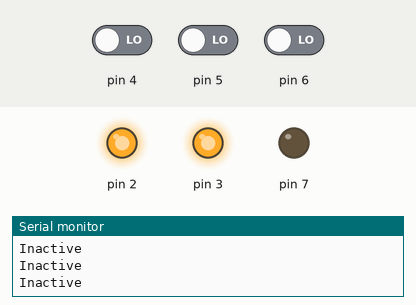
The sketch below on a simulated Arduino Uno, built with avr-gcc and run on an emulated ATmega328P. Parts: output pins drawn as LEDs (lit = HIGH), the last lines printed to the serial monitor. Dashed ring = blinking. The test bench sets the inputs (shaded band); at power-on: pin 4 LOW, pin 5 LOW, pin 6 LOW.

Above: at 1.2 s.
1.3 s: pin 4 driven HIGH
At 2.5 s:
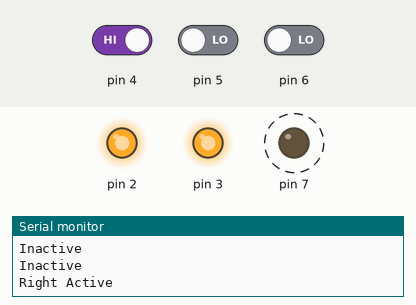
4.3 s: pin 5 driven HIGH
5.9 s: pin 6 driven HIGH
At 7.0 s:
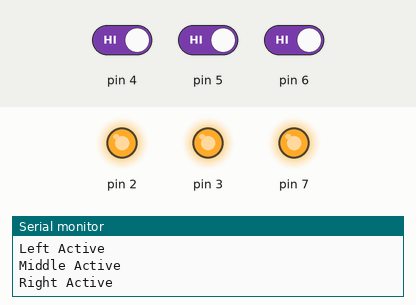
7.5 s: pin 4 driven LOW
At 8.6 s:
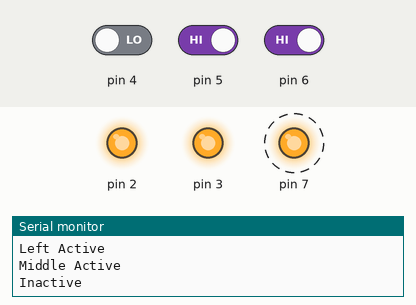
10.5 s: pin 5 driven LOW
13.5 s: pin 6 driven LOW
At 14.4 s:
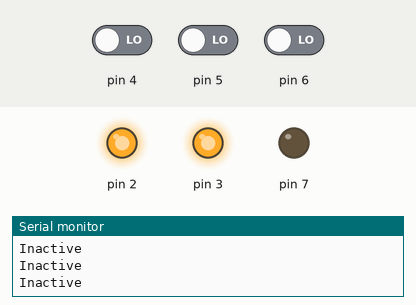
Timing chart, 0 to 16.5 s (numbered marks = the images above; inputs shaded):
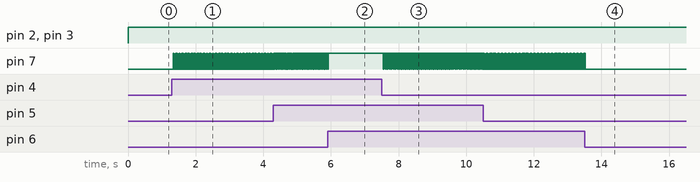

Measured:
- after the input at 1.3 s, pin 7: alternates HIGH for 0.01 s and LOW for 0.02 s, starting at once
- after the input at 5.9 s, pin 7: goes on until 5.9 s, then stays HIGH
- after the input at 7.5 s, pin 7: alternates HIGH for 0.03 s and LOW for 0.01 s, starting after 0.05 s
- after the input at 13.5 s, pin 7: goes on until 13.5 s, then stays LOW

The sketch:

Alarm404.ino
```cpp
void setup()
{
  Serial.begin(9600);
  pinMode(6, INPUT);
  pinMode(5, INPUT);
  pinMode(4, INPUT);
  // setting the following pins to output 5v to be used on the other motion sensors and the buzzer
  pinMode(3, OUTPUT);
  pinMode(2, OUTPUT);
  pinMode(7, OUTPUT);
}

void loop()
{
  // setting both pins to output 5v.
  digitalWrite(3, HIGH);
  digitalWrite(2, HIGH);

  if (digitalRead(6) == HIGH)
  {
    Serial.println("Left Active"); // If motion is detected on the left side it will sound the alarm and show active
    digitalWrite(7,HIGH);
  }
  else
  {
    Serial.println("Inactive");
    digitalWrite(7, LOW);
  }


  if (digitalRead(5) == HIGH)
  {
    Serial.println("Middle Active"); // // If motion is detected on the middle it will sound the alarm and show active
    digitalWrite(7,HIGH);
  }
  else
  {
    Serial.println("Inactive");
    digitalWrite(7, LOW);
  }


  if (digitalRead(4) == HIGH)
  {
    Serial.println("Right Active"); // // If motion is detected on the right side it will sound the alarm and show active
    digitalWrite(7,HIGH);
  }
  else
  {
    Serial.println("Inactive");
    digitalWrite(7, LOW);
  }
}
```
